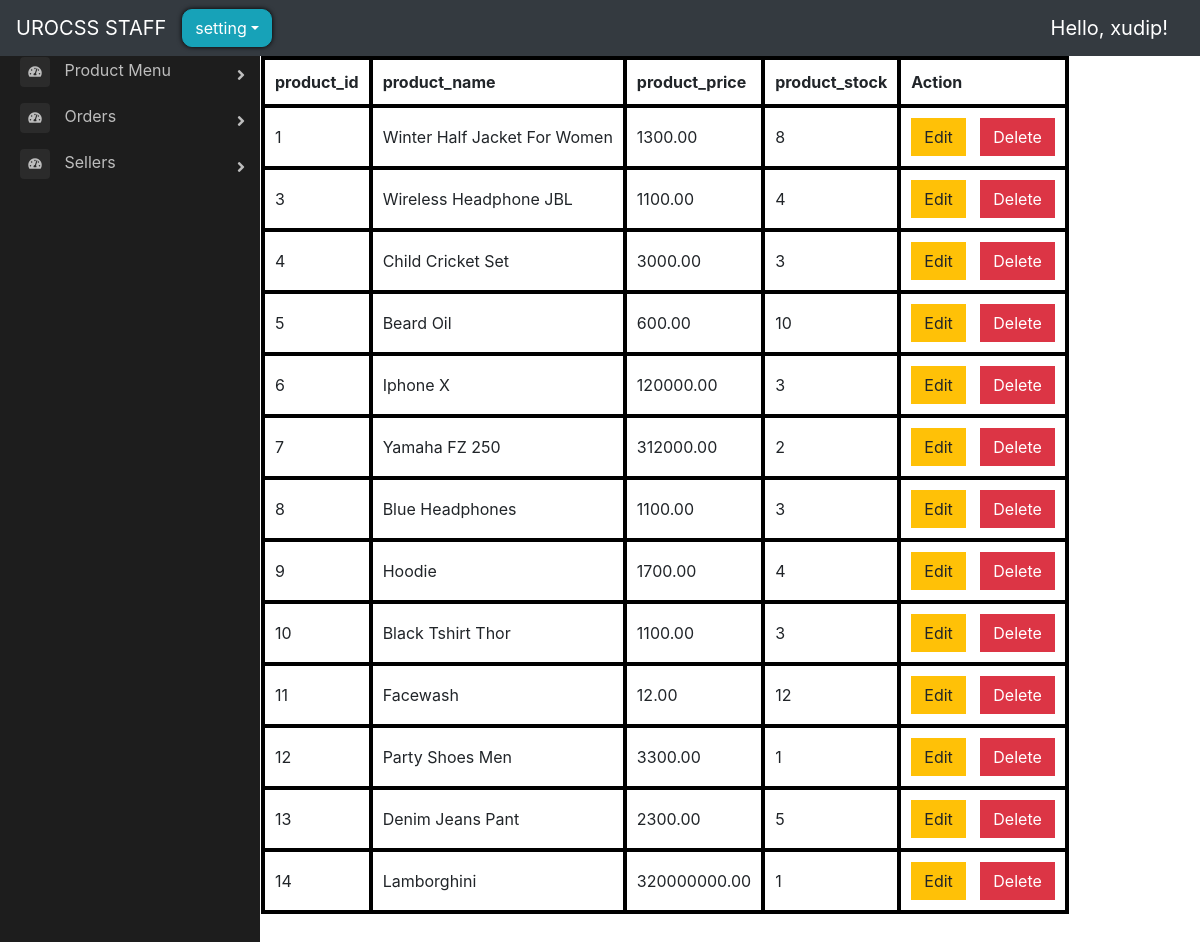
The page /backend/view_product_in_table/ (signed in) on the database as committed earlier.
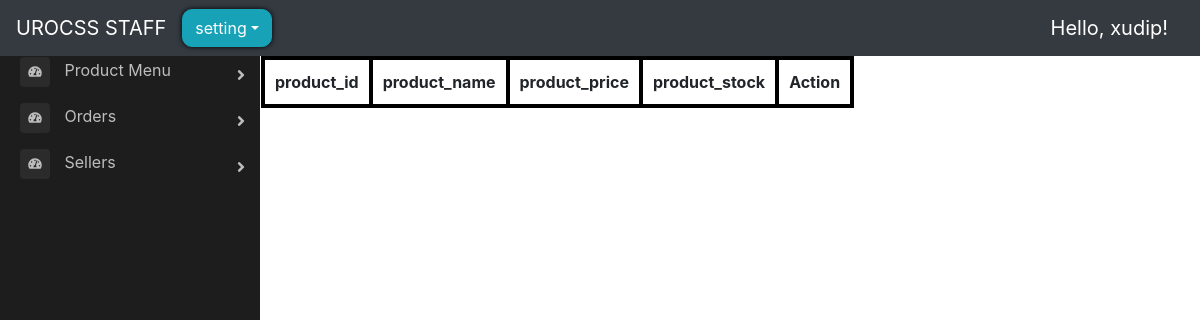
The same page on the database as committed later.
### store/models.py (models this page shows, shortened)
class Product(models.Model):
    name = models.CharField(max_length=200)
    price = models.FloatField()
    digital = models.BooleanField(default=False, null=True, blank=True)
    image = models.ImageField(null=True, blank=True, upload_to=set_upload_path)
    image1 = models.ImageField(null=True, blank=True, upload_to=set_upload_path)
    image2 = models.ImageField(null=True, blank=True, upload_to=set_upload_path)
    image3 = models.ImageField(null=True, blank=True, upload_to=set_upload_path)
    seller = models.CharField(max_length=100, null=True)
    distance = models.CharField(max_length=5, null=True)
    stock = models.IntegerField(default=0)
    color = models.CharField(max_length=100, null=True)
    description = models.CharField(max_length=200, null=True)
    size = models.CharField(max_length=100, null=True)
    search_tags = models.CharField(max_length=100, null=True)
    created_at = models.DateTimeField(auto_now_add=True)

### backend/views.py (the view)
@login_required(login_url="backend_login")
def view_product_in_table(request):
    products = Product.objects.all()
    context = {"products": products}
    return render(request, "backend/view_product_in_table.html", context)

### backend/templates/backend/view_product_in_table.html
{% extends 'backend/backend_main.html' %}
{% load static %}
{% block main %}
<div class="row">
    <table>
        <tr>
            <th>product_id</th>
            <th>product_name</th>
            <th>product_price</th>
            <th>product_stock</th>
            <th>Action</th>
        </tr>
        {% for product in products %}
        <tr>
            <td>{{product.id}}</td>
            <td>{{product.name}}</td>
            <td>{{product.price|floatformat:2}}</td>
            <td>{{product.stock}}</td>
            <td>
                <a href="{% url 'edit_product_form' id=product.id %}" style="text-decoration: none;">
                    <button class="btn btn-warning" style="margin-right:10px;">Edit</button>
                </a>
                <button class="btn btn-danger action-product" data-action="delete"
                    data-product={{product.id}}>Delete</button>
            </td>
        </tr>
        {% endfor %}
    </table>
</div>
{% endblock %}

### backend/templates/backend/backend_main.html (shortened to what this page needs)
{% load static %}
<!DOCTYPE html>
<html lang="en">
<head>
    <link rel="stylesheet" href="https://stackpath.bootstrapcdn.com/bootstrap/4.1.3/css/bootstrap.min.css"
>
    <link href="//maxcdn.bootstrapcdn.com/bootstrap/4.0.0/css/bootstrap.min.css" rel="stylesheet" id="bootstrap-css">
    <link rel="stylesheet" href="https://use.fontawesome.com/releases/v5.6.1/css/all.css"
>
    <link rel="stylesheet" type="text/css" href="{% static 'css/main.css' %}">
    <link rel="stylesheet" type="text/css" href="{% static 'css/accounts.css' %}">
    <link rel="stylesheet" type="text/css" href="{% static 'css/sidebar.css' %}">
    <link rel="stylesheet" type="text/css" href="{% static 'css/backend_table.css' %}">
</head>
<body>
    <nav style="position: fixed; z-index: 1;" class="navbar navbar-expand-sm navbar-dark bg-dark nav">
        <a class="navbar-brand" href="{% url 'backend_main' %}">UROCSS STAFF</a>
        <div class="collapse navbar-collapse" id="navbarSupportedContent">
            {% if request.user.is_authenticated %}
            <div class="dropdown">
                <button style='border-radius: 10px; box-shadow: hsl(0, 86%, 0%) 0 0 5px; margin-right:30px;'
                    class="btn btn-info dropdown-toggle" type="button" data-toggle="dropdown">setting</button>
            </div>
            {% endif %}
            <div class="form-inline my-2 my-lg-0 ml-auto">
                {% block login-logout %}
                <div class="collapse navbar-collapse" id="navbarSupportedContent">
                    <ul class="navbar-nav mr-auto">
                        <li class="nav-item active navbar-brand">
                            Hello, {{request.user}}!
                        </li>
                    </ul>
                </div>
                {% endblock %}
            </div>
        </div>
    </nav>
    <div class="main">
        <main class="page-content pt-2 main">
            <div id="overlay" class="overlay">
                <div class="container-fluid p-5">
                    {% block main %}{% endblock %}
                </div>
        </main>
    </div>
    <div class="page-wrapper chiller-theme toggled">
        <nav id="sidebar" class="sidebar-wrapper">
            <div class="sidebar-content">
                <div class="sidebar-menu">
                    <ul>
                        <li class="sidebar-dropdown">
                            <a href="#">
                                <i class="fa fa-tachometer-alt"></i>
                                <span>Product Menu</span>
                            </a>
                        </li>
                        <li class="sidebar-dropdown">
                            <a href="#">
                                <i class="fa fa-tachometer-alt"></i>
                                <span>Orders</span>
                            </a>
                        </li>
                        <li class="sidebar-dropdown">
                            <a href="#">
                                <i class="fa fa-tachometer-alt"></i>
                                <span>Sellers</span>
                            </a>
                        </li>
                    </ul>
                </div>
            </div>
        </nav>
    </div>
</body>
</html>

### static/css/main.css (style rules this page uses)
.bg-dark { background-color: #011e24; }
.btn { border-radius: 0; }
.navbar { width:100%; position: fixed; z-index: 10; background:#001f3f; }

### static/css/accounts.css (style rules this page uses)
body, html { margin: 0; padding: 0; height: 100%; }

### static/css/sidebar.css (style rules this page uses)
#sidebar { margin-top: 4% !important; display:inline-table; }
.page-wrapper { height: 100vh; }
.page-wrapper.toggled .sidebar-wrapper { left: 0px; }
.main { margin-top: 7; margin-left:10%; display: flex; }
.sidebar-wrapper { width: 260px; height: 100%; position: fixed; top: 0; }
.sidebar-wrapper ul { list-style-type: none; padding: 0; margin: 0; }
.sidebar-wrapper a { text-decoration: none; }
@media only screen and (min-width: 768px) { #sidebar { min-width: 150px; } }
.sidebar-content { height: calc(100% - 30px); overflow-y: auto; position: relative; }
.sidebar-wrapper .sidebar-menu { padding-bottom: 10px; }
.sidebar-wrapper .sidebar-menu ul li a { display: inline-block; width: 100%; text-decoration: none; position: relative; padding: 8px 30px 8px 20px; }
.sidebar-wrapper .sidebar-menu ul li a i { margin-right: 10px; font-size: 12px; width: 30px; height: 30px; line-height: 30px; text-align: center; border-radius: 4px; }
.sidebar-wrapper .sidebar-menu .sidebar-dropdown > a:after { font-family: "Font Awesome 5 Free"; font-weight: 900; content: "\f105"; font-style: normal; display: inline-block; font-style: normal; font-variant: normal; text-rendering: auto; -webkit-font-smoothing: antialiased; -moz-osx-font-smoothing: grayscale; text-align: center; background: 0 0; position: absolute; right: 15px; top: 14px; }
.chiller-theme .sidebar-wrapper { background: #1d1d1d; }
.chiller-theme .sidebar-wrapper .sidebar-header, .chiller-theme .sidebar-wrapper .sidebar-search, .chiller-theme .sidebar-wrapper .sidebar-menu { border-top: 1px solid #2b2b2b; }
.chiller-theme .sidebar-wrapper .sidebar-header .user-info .user-role, .chiller-theme .sidebar-wrapper .sidebar-header .user-info .user-status, .chiller-theme .sidebar-wrapper .sidebar-search input.search-menu, .chiller-theme .sidebar-wrapper .sidebar-search .input-group-text, .chiller-theme .sidebar-wrapper .sidebar-brand>a, .chiller-theme .sidebar-wrapper .sidebar-menu ul li a, .chiller-theme .sidebar-footer>a { color: #bdbdbd; }
.chiller-theme .sidebar-wrapper .sidebar-menu ul li a i, .chiller-theme .sidebar-wrapper .sidebar-menu .sidebar-dropdown div, .chiller-theme .sidebar-wrapper .sidebar-search input.search-menu, .chiller-theme .sidebar-wrapper .sidebar-search .input-group-text { background: #2b2b2b; }

### static/css/backend_table.css (style rules this page uses)
table, th, td { border: 4px solid black; padding:10px; }

Rows that differ between the two databases and show on the page:
removed Product: id "1", name "Winter Half Jacket For Women", price "1300.00", stock "8"
removed Product: id "3", name "Wireless Headphone JBL", price "1100.00", stock "4"
removed Product: id "4", name "Child Cricket Set", price "3000.00", stock "3"
removed Product: id "5", name "Beard Oil", price "600.00", stock "10"
removed Product: id "6", name "Iphone X", price "120000.00", stock "3"
removed Product: id "7", name "Yamaha FZ 250", price "312000.00", stock "2"
removed Product: id "8", name "Blue Headphones", price "1100.00", stock "3"
removed Product: id "9", name "Hoodie", price "1700.00", stock "4"
removed Product: id "10", name "Black Tshirt Thor", price "1100.00", stock "3"
removed Product: id "11", name "Facewash", price "12.00", stock "12"
removed Product: id "12", name "Party Shoes Men", price "3300.00", stock "1"
removed Product: id "13", name "Denim Jeans Pant", price "2300.00", stock "5"
removed Product: id "14", name "Lamborghini", price "320000000.00", stock "1"
